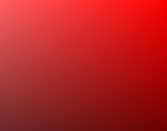
#> input picture EPI detector/Abafador/vermelho.jpg, 167 x 131 px
$ python Analisador.py
#> lines starting #> are read from the running program, lines starting #| are printed output that depends on the picture; after the words box and inside, x2 and y2 are one past the last pixel; in counts of white or black regions, pixels touching at a corner belong together

import cv2
import numpy as np

face_cascade = cv2.CascadeClassifier(
    cv2.data.haarcascades + "haarcascade_frontalface_default.xml")

# Carregar a imagem da parte vermelha do abafador
abafador = cv2.imread("Abafador/vermelho.jpg", cv2.IMREAD_COLOR)
#> abafador is the input picture: shape (131, 167, 3); mean B, G, R 34.7, 34.4, 181


# Carregar a imagem dos operadores
imagens = ["001", "002","003", "004", "005", "006", "007", "008", "009", "010", "011", "012", "013", "014", "015"]
# imagens = ["abafador_001", "abafador_002"]

# FUNÇÃO DE PROCESSAMENTO DA IMAGEM


def pre_processamento(img):
    # img = cv2.cvtColor(img, cv2.COLOR_YUV2BGR)
    cv2.imshow('color',img)
    imgpre = cv2.Canny(img, 200, 1000)
    cv2.imshow("Bordas", imgpre)
    kernel = np.ones((5, 5))
    imgpre = cv2.dilate(imgpre, kernel, 2)
    imgpre = cv2.erode(imgpre, kernel, 2)
    # cv2.imshow("Bordas 2", imgpre)
    return imgpre


# Loop para realizar os testes em todas as imagens
def analisar_imagem(filepath):
#> called with filepath = 'Abafador/003.jpg'
    cv2.destroyAllWindows()

    # Aloca a imagem do operador da vez na variável
    operador = cv2.imread(filepath)
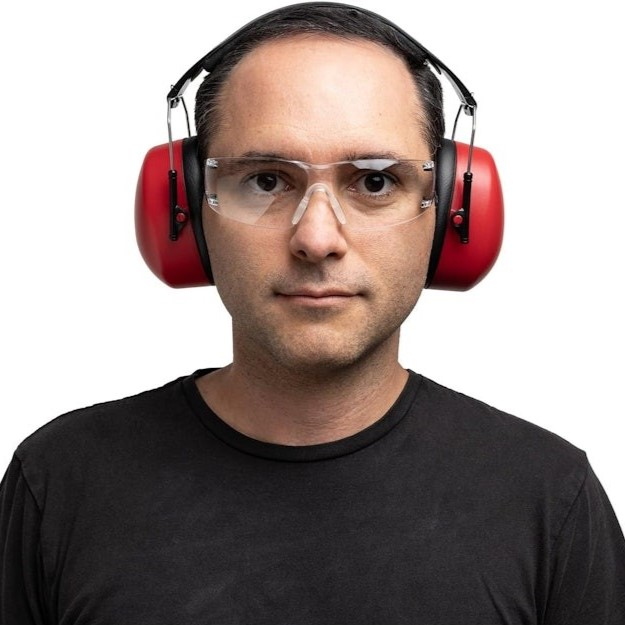
#> input picture EPI detector/Abafador/003.jpg, 625 x 625 px
#> operador is the input picture: shape (625, 625, 3); mean B, G, R 137.9, 140.8, 153.3
    operador = cv2.resize(operador, (354, 354))
#> operador: shape (354, 354, 3)
    imagem_hsv = cv2.cvtColor(
        operador, cv2.COLOR_BGR2HSV)  # Converter para HSV
#> imagem_hsv: shape (354, 354, 3); mean H, S, V 56.4, 34.3, 153.4
    lower_skin = np.array([0, 20, 70])  # Limite inferior
    upper_skin = np.array([100, 255, 255])  # Limite superior

    # Criar uma máscara para detectar a pele
    mascara_pele = cv2.inRange(imagem_hsv, lower_skin, upper_skin)
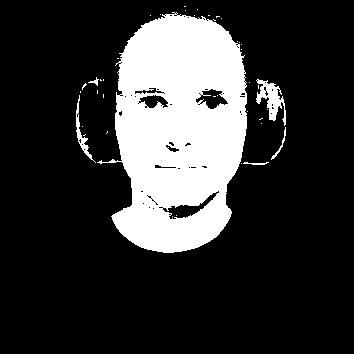
#> mascara_pele: shape (354, 354); 20.7% white; 41 white regions (35 under 20 px), largest, box (x1, y1, x2, y2) and area: (97, 12, 247, 253) 24838, (256, 79, 286, 126) 598, (76, 95, 96, 163) 241, (271, 127, 286, 160) 69, (243, 162, 269, 165) 44, (88, 77, 99, 86) 33

    # Aplicar a máscara na imagem HSV
    imagem_hsv_reduzida = imagem_hsv.copy()
    imagem_hsv_reduzida[:, :, 1] = cv2.subtract(
        imagem_hsv[:, :, 1], mascara_pele // 255 * 90)  # Reduz a saturação
#> imagem_hsv_reduzida: shape (354, 354, 3); mean H, S, V 56.4, 17.5, 153.4

    imagem_final = cv2.cvtColor(
        imagem_hsv_reduzida, cv2.COLOR_HSV2BGR)  # Volta para BGR
    cv2.imshow("stauração", imagem_final)

    imagem = operador.copy()

    gray = cv2.cvtColor(operador, cv2.COLOR_BGR2GRAY)
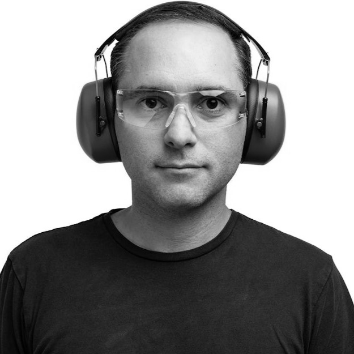
#> gray: shape (354, 354); min 0, max 255, mean 144.1
    faces = face_cascade.detectMultiScale(gray, 1.3, 5)
#> faces = [[103, 42, 155, 155]]

    altura, largura, _ = imagem.shape
#> altura = 354; largura = 354
    mascara = np.zeros((altura, largura), dtype=np.uint8)

    for (x, y, w, h) in faces:
        # Retângulo original (azul)
        # cv2.rectangle(imagem, (x, y), (x+w, y+h), (255, 0, 0), 2)

        # Coordenadas do segundo retângulo (preto)
        linha_sup = y + h // 4
        linha_inf = (y + h) * 3 // 4
        # cv2.rectangle(imagem, (int(x-(x/1.2)), linha_sup),(int((x+w)*1.2), linha_inf), (0, 0, 0), 2)

        # Criar a máscara para o segundo retângulo
        cv2.rectangle(mascara, (int(x-(x/1.2)), linha_sup),
                      (int((x+w)*1.2), linha_inf), 255, -1)
#> this loop made 1 pass
#> (x, y, w, h, linha_sup, linha_inf) on pass 1: (103, 42, 155, 155, 80, 147)
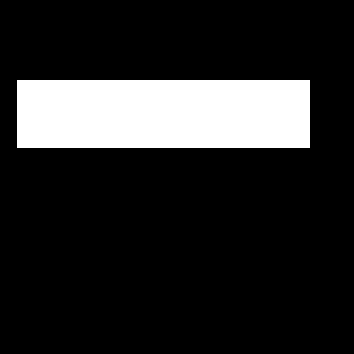
#> mascara: shape (354, 354); 15.9% white; 1 white region, box (x1, y1, x2, y2) and area: (17, 80, 310, 148) 19924

        # [7 lines of commented-out code are left out]

    recorte_olhos = cv2.bitwise_and(imagem_final, imagem_final, mask=mascara)
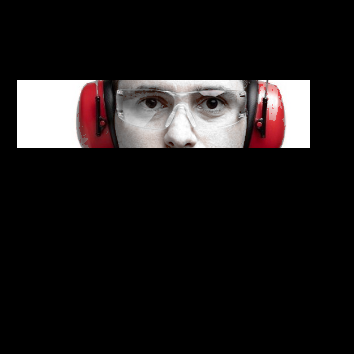
#> recorte_olhos: shape (354, 354, 3); mean B, G, R 25.9, 25.8, 28.9

    # Exibir o recorte
    cv2.imshow("Recorte da Imagem", recorte_olhos)

    # BUSCA POR TONS VERMELHOS
    # Calcular os valores máximos e mínimos do vermelho
    rmax = np.max(abafador[:, :, 0])
#> rmax = 97
    rmin = np.min(abafador[:, :, 0])
#> rmin = 0

    # Calcular os valores máximos e mínimos do verde
    gmax = np.max(abafador[:, :, 1])
#> gmax = 96
    gmin = np.min(abafador[:, :, 1])
#> gmin = 0

    # Calcular os valores máximos e mínimos do azul
    bmax = np.max(abafador[:, :, 2])
#> bmax = 255
    bmin = np.min(abafador[:, :, 2])
#> bmin = 107

    # Obter o tamanho da imagem da foto do operador
    largura, altura, _ = recorte_olhos.shape

    # Inicializar a matriz com tamanho igual ao da imagem do operador
    img_recortada = np.zeros_like(recorte_olhos)

    # Iterar sobre os pixels da imagem permitindo manter somente os pixels que estão entre o máximo e mínio do RGB da imagem de controle(cor do abafador)
    # Se o valor do pixel da cartela estiver entre o máx e mín da imagem de controle adiciona na matriz de zeros criada, caso não, deixe vazia
    for x in range(largura):
        for y in range(altura):
            if (operador[x, y, 0] <= rmax and operador[x, y, 0] >= rmin and operador[x, y, 1] <= gmax and operador[x, y, 1] >= gmin and operador[x, y, 2] <= bmax and operador[x, y, 2] >= bmin):
                img_recortada[x, y, :] = recorte_olhos[x, y, :]

    # Aloca a chamada da função de tratamento da imagem à variável
    bordas = pre_processamento(img_recortada)
#> in pre_processamento, `imgpre = cv2.Canny(img, 200, 1000)`: imgpre: shape (354, 354); 0.46% white in thin lines or dots, all inside (x1, y1, x2, y2) = (76, 80, 286, 148)
#> in pre_processamento, `imgpre = cv2.dilate(imgpre, kernel, 2)`: imgpre: shape (354, 354); 2.3% white; 2 white regions, box (x1, y1, x2, y2) and area: (249, 79, 288, 150) 1530, (74, 78, 111, 150) 1324
#> in pre_processamento, `imgpre = cv2.erode(imgpre, kernel, 2)`:
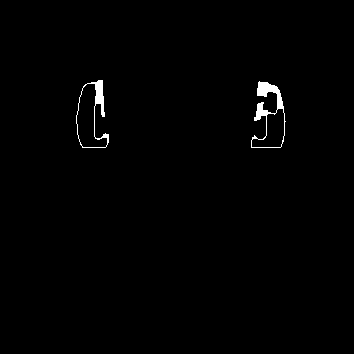
#> imgpre: shape (354, 354); 0.82% white; 2 white regions

    # Identifica as bordas do tratamento de imagem
    contornos, _ = cv2.findContours(
        bordas, cv2.RETR_EXTERNAL, cv2.CHAIN_APPROX_NONE)
#> contornos = 2 contours; box (x1, y1, x2, y2) and area: (76, 80, 109, 148) 1344, (251, 81, 286, 148) 1154

    # Contar pixels diferentes de zero (tons de vermelho recortados)
    quantidade_pixel = cv2.countNonZero(bordas)
#> quantidade_pixel = 1022

    if quantidade_pixel >= 200:
        cor = (0, 255, 0)  # Cor Verde
        resultado = "LIVRE"

    else:
        cor = (0, 0, 255)  # Cor Vermelha
        resultado = "BLOQUEADO"

    # LOOP PARA IDENTIICAÇÃO E DELIMITAÇÃO DOS CONTORNOS
    for contorno in contornos:
        if resultado == "LIVRE":

            # Calcular o retângulo delimitador para cada contorno
            x, y, w, h = cv2.boundingRect(contorno)
            # Desenhar o retângulo na imagem original
            cv2.rectangle(imagem, (x, y), (x + w, y + h), cor, 2)
#> this loop made 2 passes
#> (x, y, w, h) on passes 1 to 2: (251, 81, 35, 67), (76, 80, 33, 68)

    cv2.putText(imagem, resultado, (int(x-(x/1.2)), linha_sup),cv2.FONT_HERSHEY_COMPLEX, 0.5, cor, 1)
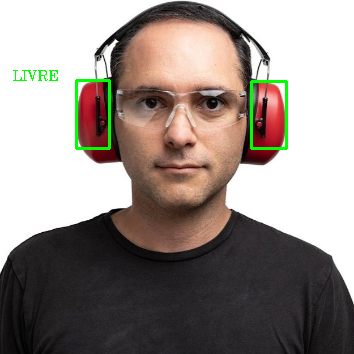
#> imagem: shape (354, 354, 3); mean B, G, R 136.2, 141.9, 151.3

    # cv2.imshow("Imagem com recorte", img_recortada)
    cv2.imshow(f"Imagem com Retângulos e Ponto", imagem)

    # Esperar entrada do usuário
    if cv2.waitKey(0) & 0xFF == ord('q'):
#> (key q is pressed here)
        cv2.destroyAllWindows()


analisar_imagem("Abafador/003.jpg")
